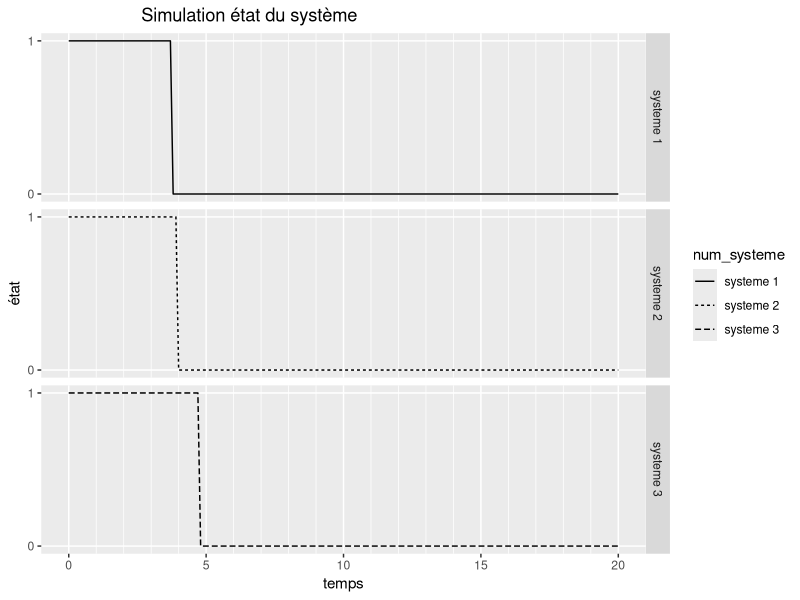
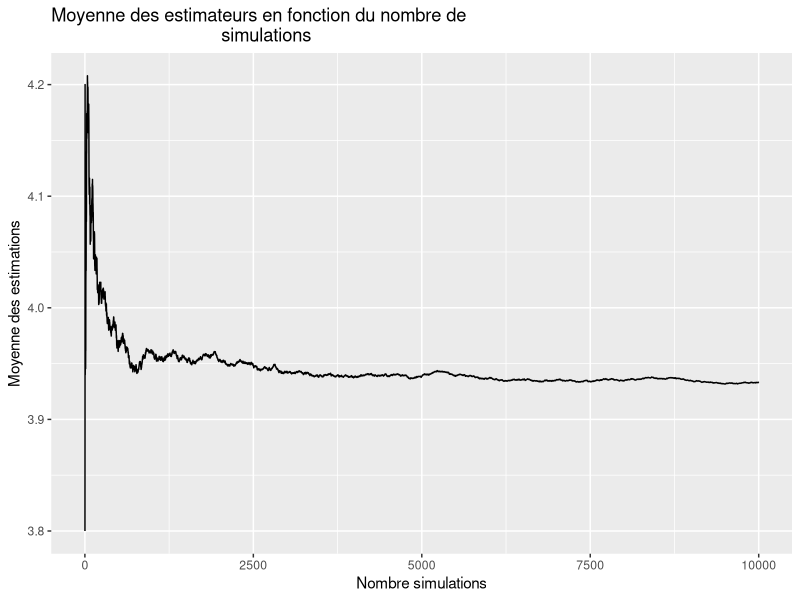
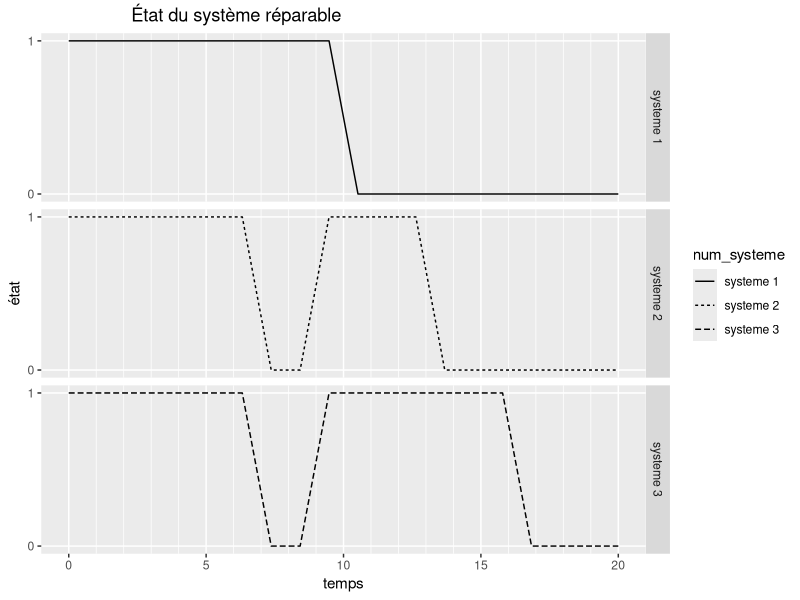
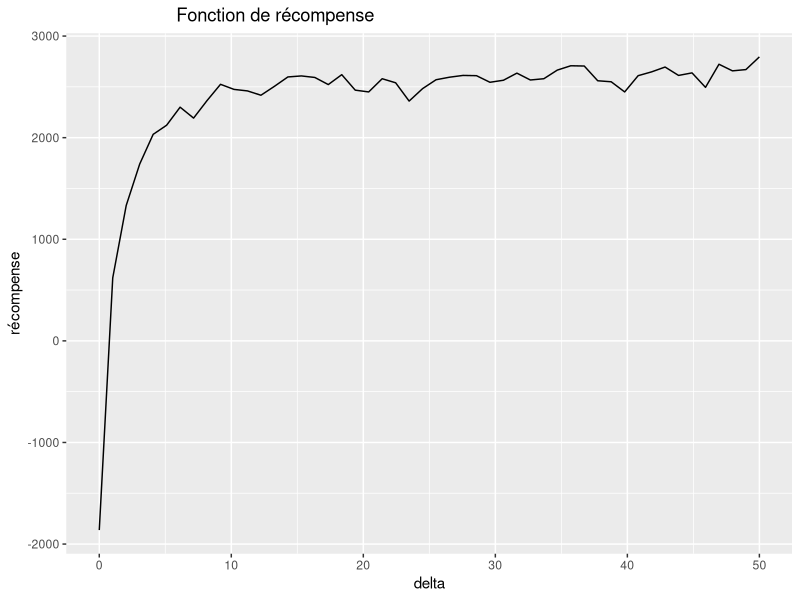
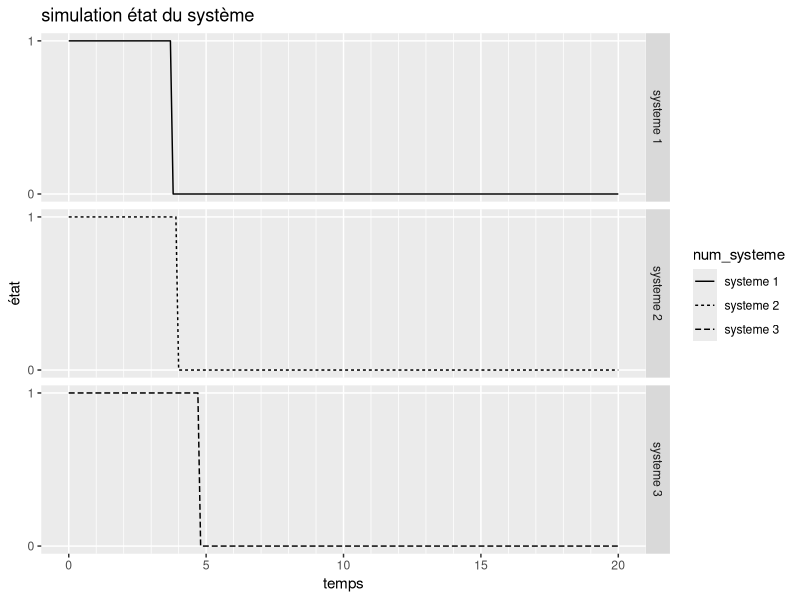
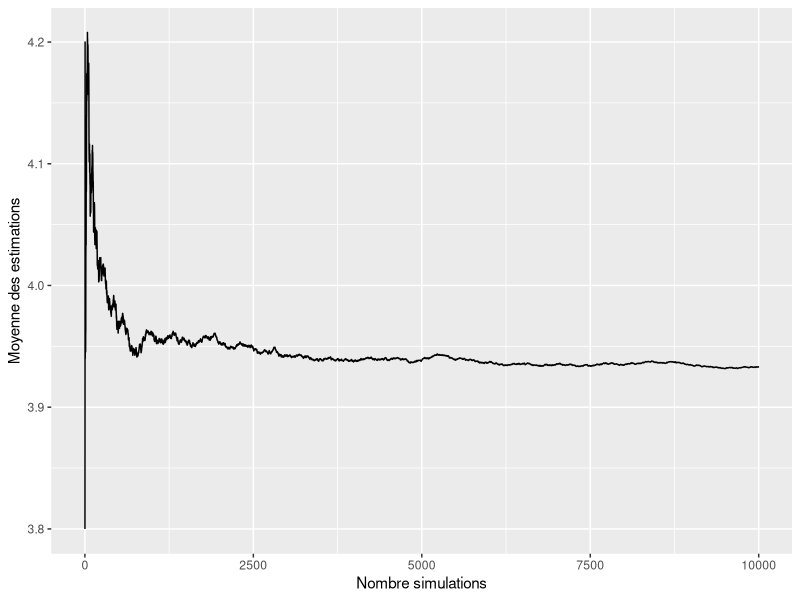
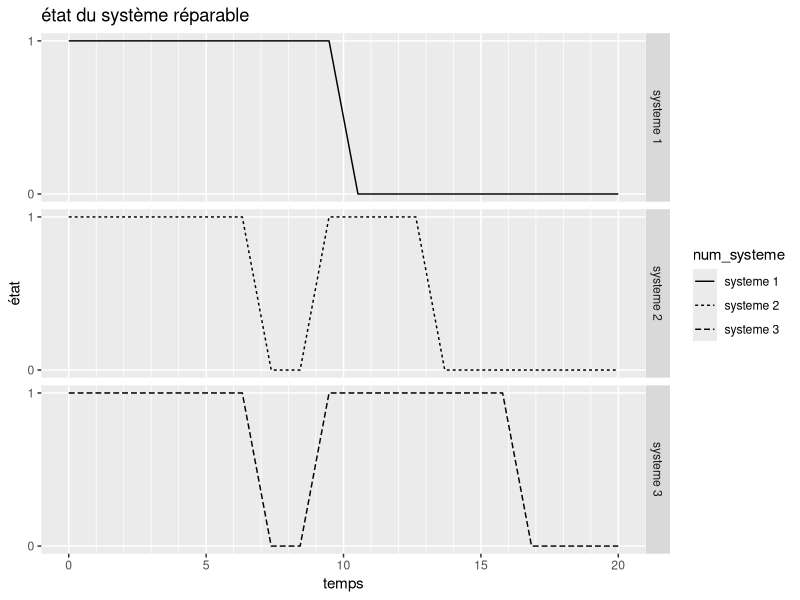

R code for these plots, in order: (Note: a time limit stopped this script after it produced the figures.)
## ---- chunk 1
knitr::opts_chunk$set(echo = FALSE, message = FALSE, warning = FALSE)
## ---- chunk 2
library(ggplot2)
library(zoo)
library(magrittr)
## ---- chunk 3
phi <- function(x){
  rep <- (x[5]*((1-(1-x[1])*(1-x[2]))*(1-(1-x[3])*(1-x[4])))+(1-x[5])*(1-(1-x[1]*x[3])*(1-x[2]*x[4])))*x[6]*(1-(1-x[7]*x[10])*(1-x[8]*x[9]))
  return(rep)
}
## ---- chunk 4
simu_etat_systeme <- function(lambda, beta, t){
  X <- matrix(data = rep(0, 10*length(t)), ncol = 10, nrow = length(t))
  S <- rep(0,length(t))
  u <- runif(10, 0, 1)
  w <- rweibull(10, lambda, beta)
  max <- max(t)
  
  for(i in 1:length(t)){
    for(j in 1:10){
      if(t[i] < w[j]){
        X[i,j] <- 1
      }
    }
    S[i] <- phi(X[i,])
    if((S[i] == 0) && (S[i-1] == 1)){
      max <- t[i]
    }
  }
  return(list(etat = S, last = max))
}
## ---- chunk 5
set.seed(568)
lambda <- 5
beta <- 5
t <- seq(0, 20, 0.1)

set.seed(1)
systeme1 <- simu_etat_systeme(lambda, beta, t)
systeme2 <- simu_etat_systeme(lambda, beta, t)
systeme3 <- simu_etat_systeme(lambda, beta, t)
df1 <- data.frame(systeme = c(systeme1[[1]], systeme2[[1]], systeme3[[1]]),
                  num_systeme = c(rep("systeme 1",length(t)), rep("systeme 2",length(t)), rep("systeme 3",length(t))),
                  t = rep(t, 3))

g1 <- df1 %>% 
  ggplot() +
  geom_line(aes(x = t, y = systeme, linetype = num_systeme)) +
  labs(title = "                    Simulation état du système",
       x = "temps",
       y = "état") +
  scale_y_continuous(breaks = c(0, 1), minor_breaks = c(0,1)) +
  scale_x_continuous(breaks = seq(0, 20, 5), minor_breaks = seq(0, 20, 1)) +
  facet_grid(num_systeme ~ .)
g1
## ---- chunk 6
simu_T <- function(n){
  simu <- rep(-1, n)
  for(i in 1:n){
    simu[i] <- simu_etat_systeme(lambda, beta, t)[[2]]
  }
  return(simu)
}

set.seed(1)
n <- 10000
simu <- simu_T(n)

esperance <- mean(simu)

confint <- c(mean(simu) - 1.96 * sd(simu)/sqrt(n), mean(simu) + 1.96 * sd(simu)/sqrt(n))

esperance
confint
## ---- chunk 7
nb.simu <- matrix(1:n, n, 1)
esp.cumul <- cumsum(simu)/nb.simu
df.si <- data.frame(nb.simu, esp.cumul)
ggplot(df.si,aes(x=nb.simu, y=esp.cumul))+
 geom_line()+
  labs(title = "Moyenne des estimateurs en fonction du nombre de
                                  simulations",
       x = "Nombre simulations",
       y = "Moyenne des estimations")

## ---- chunk 8
fonction_interval=function(n,inter,i){
  t=NULL
  d=NULL
  for (v in seq(1,n,inter)) {
    if(v==i){
      t[v]=1
    }
    else{
      t[v]=0
    }
  }
  t=t[!is.na(t)]
  w=sum(t)
  if(w==0){
    d=0
  }
  else{
    d=1 
  }
  return(d)
}

phi2 <- function(a, n, lambda, beta,inter){
  t <- seq(0, a,length.out =n)
  y <- rep(0,n)
  u <- runif(10,0,1)
  x <- matrix(0, nrow = n, ncol = 10)
  
  for(i in 1:n){
    for(j in c(1,2,3,4,5,7,8,9,10)){
      if(t[i] < (lambda*(-log(u[j]))^(1/beta))){
        x[i,j] <- 1
      }
    }
  }
  d=0
  for(i in 1:n){
    if(t[i-d] < (lambda*(-log(u[6]))^(1/beta))){
      x[i,6] <- 1
    }
    if(fonction_interval(n,inter,i)==1 & x[i,6]==0){ 
      d <- i
      u[6] <- runif(1,0,1)
    }
  }
  # y[i] <- phi(x[i,])
  return(x)
}

phi3 <- function(a, n, lambda, beta,inter){
  y=NULL
  matrice=phi2(a, n, lambda, beta,inter)
  for (i in 1:n) {
    y[i]=phi(matrice[i,]) 
  }
  return(y)
}
## ---- chunk 9
a <- 20
n <- 20
lambda <- 15
beta <- 3
inter <- 4

set.seed(10560)
df2 <- data.frame(systeme = c(phi3(a,n,lambda,beta,inter), phi3(a,n,lambda,beta,inter), phi3(a,n,lambda,beta,inter)),
                  num_systeme = c(rep("systeme 1",n), rep("systeme 2",n), rep("systeme 3",n)),
                  t = rep(seq(0, a, length.out = n), 3))

g2 <- df2 %>% 
  ggplot() +
  geom_line(aes(x = t, y = systeme, linetype = num_systeme)) +
  labs(title = "                  État du système réparable",
       x = "temps",
       y = "état") +
  scale_y_continuous(breaks = c(0, 1), minor_breaks = c(0,1)) +
  scale_x_continuous(breaks = seq(0, 20, 5), minor_breaks = seq(0, 20, 1)) +
  facet_grid(num_systeme ~ .)
g2
## ---- chunk 10
# Esperance de T
tp_i_de_panne <- function(a, n, lambda, beta,inter){
  y=NULL
  d=0
  matrice=phi2(a, n, lambda, beta,inter)
  for (i in 1:n) {
    y[i]=phi(matrice[i,]) 
  }
  for (i in n:1){
    if(y[i]==1 & i==n ){
      d=n
      break
    }
    if(y[i]==1){
      d=i+1
      break
    }
  }
  return(d)
}

nbtot_realisation_t=function(a, n, lambda, beta,inter,nbtot){
  vector=NULL
  for(i in 1:nbtot){
    vector[i]=tp_i_de_panne(a, n, lambda, beta,inter)
  }
  return(vector)
}

E_T=function(a, n, lambda, beta,inter,nbtot){
  t=nbtot_realisation_t(a, n, lambda, beta,inter,nbtot)
  moyenne=(1/nbtot)*sum(t)
  return(moyenne)
}
## ---- chunk 11
# Esperance de N
nb_intervention <- function(a, n, lambda, beta,inter){
  t <- seq(0, a,length.out =n)
  y <- rep(0,n)
  u <- runif(10,0,1)
  x <- matrix(0, nrow = n, ncol = 10)
  
  for(i in 1:n){
    for(j in c(1,2,3,4,5,7,8,9,10)){
      if(t[i] < (lambda*(-log(u[j]))^(1/beta))){
        x[i,j] <- 1
      }
    }
  }
  d=0
  intervention=0
  for(i in 1:n){
    if(t[i-d] < (lambda*(-log(u[6]))^(1/beta))){
      x[i,6] <- 1
    }
    if(fonction_interval(n,inter,i)==1){
      intervention <- intervention + 1
      if(x[i,6] == 0){
        d <- i
        u[6] <- runif(1,0,1)
      }
    }
  }
  return(intervention)
}

nb_realisation_intervention=function(a, n, lambda, beta,inter,nbtot){
  vector=NULL
  for(i in 1:nbtot){
    vector[i]=nb_intervention(a, n, lambda, beta,inter)
  }
  return(vector)
}

moyenne_intervention=function(a, n, lambda, beta,inter,nbtot){
  moyenne=(1/nbtot)*sum(nb_realisation_intervention(a, n, lambda, beta,inter,nbtot))
  return(moyenne)
}
## ---- chunk 12
# Fonction récompense
a_val <- 200
n_val <- 200
lambda_val <- 15
beta_val <- 3
nbtot_val <- 100
cout_val <- 100
gain_val <- 250

set.seed(1)
recompense<-function(inter, a=a_val, n=n_val, lambda=lambda_val, beta=beta_val,nbtot=nbtot_val,cout=cout_val,gain=gain_val){
  gain_moyen <- gain*E_T(a, n, lambda, beta,inter,nbtot)
  cout_moyen <- cout*moyenne_intervention(a, n, lambda, beta,inter,nbtot)
  r <- gain_moyen - cout_moyen
  return(r)
}
solution <- optimize(recompense,c(0, 200),maximum = TRUE)
solution
## ---- chunk 13
a_val <- 50
n_val <- 50
lambda_val <- 15
beta_val <- 3
nbtot_val <- 100
cout_val <- 100
gain_val <- 250

set.seed(1)
value <- 0
for(i in 1:50){
  value[i] <- recompense(i)
}

df3 <- data.frame(value,
                  t = seq(0, a_val, length.out = n_val))

g3 <- df3 %>% 
  ggplot() +
  geom_line(aes(x = t, y = value)) +
  labs(title = "                      Fonction de récompense",
       x = "delta",
       y = "récompense")
g3
## ---- chunk 14
phi <- function(x){
  rep <- (x[5]*((1-(1-x[1])*(1-x[2]))*(1-(1-x[3])*(1-x[4])))+(1-x[5])*(1-(1-x[1]*x[3])*(1-x[2]*x[4])))*x[6]*(1-(1-x[7]*x[10])*(1-x[8]*x[9]))
  return(rep)
}
## ---- chunk 15
simu_etat_systeme <- function(lambda, beta, t){
  X <- matrix(data = rep(0, 10*length(t)), ncol = 10, nrow = length(t))
  S <- rep(0,length(t))
  u <- runif(10, 0, 1)
  w <- rweibull(10, lambda, beta)
  max <- max(t)
  
  for(i in 1:length(t)){
    for(j in 1:10){
      if(t[i] < w[j]){
        X[i,j] <- 1
      }
    }
    S[i] <- phi(X[i,])
    if((S[i] == 0) && (S[i-1] == 1)){
      max <- t[i]
    }
  }
  return(list(etat = S, last = max))
}
## ---- chunk 16
set.seed(568)
lambda <- 5
beta <- 5
t <- seq(0, 20, 0.1)

set.seed(1)
systeme1 <- simu_etat_systeme(lambda, beta, t)
systeme2 <- simu_etat_systeme(lambda, beta, t)
systeme3 <- simu_etat_systeme(lambda, beta, t)
df1 <- data.frame(systeme = c(systeme1[[1]], systeme2[[1]], systeme3[[1]]),
                  num_systeme = c(rep("systeme 1",length(t)), rep("systeme 2",length(t)), rep("systeme 3",length(t))),
                  t = rep(t, 3))

g1 <- df1 %>% 
  ggplot() +
  geom_line(aes(x = t, y = systeme, linetype = num_systeme)) +
  labs(title = "simulation état du système",
       x = "temps",
       y = "état") +
  scale_y_continuous(breaks = c(0, 1), minor_breaks = c(0,1)) +
  scale_x_continuous(breaks = seq(0, 20, 5), minor_breaks = seq(0, 20, 1)) +
  facet_grid(num_systeme ~ .)
g1
## ---- chunk 17
simu_T <- function(n){
  simu <- rep(-1, n)
  for(i in 1:n){
    simu[i] <- simu_etat_systeme(lambda, beta, t)[[2]]
  }
  return(simu)
}

set.seed(1)
n <- 10000
simu <- simu_T(n)

esperance <- mean(simu)

confint <- c(mean(simu) - 1.96 * sd(simu)/sqrt(n), mean(simu) + 1.96 * sd(simu)/sqrt(n))

esperance
confint
## ---- chunk 18
nb.simu <- matrix(1:n, n, 1)
esp.cumul <- cumsum(simu)/nb.simu
df.si <- data.frame(nb.simu, esp.cumul)
ggplot(df.si,aes(x=nb.simu, y=esp.cumul))+
 geom_line()+
 xlab("Nombre simulations")+
 ylab("Moyenne des estimations")
## ---- chunk 19
fonction_interval=function(n,inter,i){
  t=NULL
  d=NULL
  for (v in seq(1,n,inter)) {
    if(v==i){
      t[v]=1
    }
    else{
      t[v]=0
    }
  }
  t=t[!is.na(t)]
  w=sum(t)
  if(w==0){
    d=0
  }
  else{
    d=1 
  }
  return(d)
}

phi2 <- function(a, n, lambda, beta,inter){
  t <- seq(0, a,length.out =n)
  y <- rep(0,n)
  u <- runif(10,0,1)
  x <- matrix(0, nrow = n, ncol = 10)
  
  for(i in 1:n){
    for(j in c(1,2,3,4,5,7,8,9,10)){
      if(t[i] < (lambda*(-log(u[j]))^(1/beta))){
        x[i,j] <- 1
      }
    }
  }
  d=0
  for(i in 1:n){
    if(t[i-d] < (lambda*(-log(u[6]))^(1/beta))){
      x[i,6] <- 1
    }
    if(fonction_interval(n,inter,i)==1 & x[i,6]==0){ 
      d <- i
      u[6] <- runif(1,0,1)
    }
  }
  # y[i] <- phi(x[i,])
  return(x)
}

phi3 <- function(a, n, lambda, beta,inter){
  y=NULL
  matrice=phi2(a, n, lambda, beta,inter)
  for (i in 1:n) {
    y[i]=phi(matrice[i,]) 
  }
  return(y)
}
## ---- chunk 20
a <- 20
n <- 20
lambda <- 15
beta <- 3
inter <- 4

set.seed(10560)
df2 <- data.frame(systeme = c(phi3(a,n,lambda,beta,inter), phi3(a,n,lambda,beta,inter), phi3(a,n,lambda,beta,inter)),
                  num_systeme = c(rep("systeme 1",n), rep("systeme 2",n), rep("systeme 3",n)),
                  t = rep(seq(0, a, length.out = n), 3))

g2 <- df2 %>% 
  ggplot() +
  geom_line(aes(x = t, y = systeme, linetype = num_systeme)) +
  labs(title = "état du système réparable",
       x = "temps",
       y = "état") +
  scale_y_continuous(breaks = c(0, 1), minor_breaks = c(0,1)) +
  scale_x_continuous(breaks = seq(0, 20, 5), minor_breaks = seq(0, 20, 1)) +
  facet_grid(num_systeme ~ .)
g2
## ---- chunk 21
# Esperance de T
tp_i_de_panne <- function(a, n, lambda, beta,inter){
  y=NULL
  d=0
  matrice=phi2(a, n, lambda, beta,inter)
  for (i in 1:n) {
    y[i]=phi(matrice[i,]) 
  }
  for (i in n:1){
    if(y[i]==1 & i==n ){
      d=n
      break
    }
    if(y[i]==1){
      d=i+1
      break
    }
  }
  return(d)
}

nbtot_realisation_t=function(a, n, lambda, beta,inter,nbtot){
  vector=NULL
  for(i in 1:nbtot){
    vector[i]=tp_i_de_panne(a, n, lambda, beta,inter)
  }
  return(vector)
}

E_T=function(a, n, lambda, beta,inter,nbtot){
  t=nbtot_realisation_t(a, n, lambda, beta,inter,nbtot)
  moyenne=(1/nbtot)*sum(t)
  return(moyenne)
}
## ---- chunk 22
# Esperance de N
nb_intervention <- function(a, n, lambda, beta,inter){
  t <- seq(0, a,length.out =n)
  y <- rep(0,n)
  u <- runif(10,0,1)
  x <- matrix(0, nrow = n, ncol = 10)
  
  for(i in 1:n){
    for(j in c(1,2,3,4,5,7,8,9,10)){
      if(t[i] < (lambda*(-log(u[j]))^(1/beta))){
        x[i,j] <- 1
      }
    }
  }
  d=0
  intervention=0
  for(i in 1:n){
    if(t[i-d] < (lambda*(-log(u[6]))^(1/beta))){
      x[i,6] <- 1
    }
    if(fonction_interval(n,inter,i)==1){
      intervention <- intervention + 1
      if(x[i,6] == 0){
        d <- i
        u[6] <- runif(1,0,1)
      }
    }
  }
  return(intervention)
}

nb_realisation_intervention=function(a, n, lambda, beta,inter,nbtot){
  vector=NULL
  for(i in 1:nbtot){
    vector[i]=nb_intervention(a, n, lambda, beta,inter)
  }
  return(vector)
}

moyenne_intervention=function(a, n, lambda, beta,inter,nbtot){
  moyenne=(1/nbtot)*sum(nb_realisation_intervention(a, n, lambda, beta,inter,nbtot))
  return(moyenne)
}
## ---- chunk 23
# Fonction récompense
a_val <- 200
n_val <- 200
lambda_val <- 15
beta_val <- 3
nbtot_val <- 100
cout_val <- 100
gain_val <- 250

set.seed(1)
recompense<-function(inter, a=a_val, n=n_val, lambda=lambda_val, beta=beta_val,nbtot=nbtot_val,cout=cout_val,gain=gain_val){
  gain_moyen <- gain*E_T(a, n, lambda, beta,inter,nbtot)
  cout_moyen <- cout*moyenne_intervention(a, n, lambda, beta,inter,nbtot)
  r <- gain_moyen - cout_moyen
  return(r)
}
solution <- optimize(recompense,c(0, 200),maximum = TRUE)
solution
## ---- chunk 24
a_val <- 50
n_val <- 50
lambda_val <- 15
beta_val <- 3
nbtot_val <- 100
cout_val <- 100
gain_val <- 250

set.seed(1)
value <- 0
for(i in 1:50){
  value[i] <- recompense(i)
}

df3 <- data.frame(value,
                  t = seq(0, a_val, length.out = n_val))

g3 <- df3 %>% 
  ggplot() +
  geom_line(aes(x = t, y = value)) +
  labs(title = "fonction de récompense",
       x = "delta",
       y = "récompense")
g3
